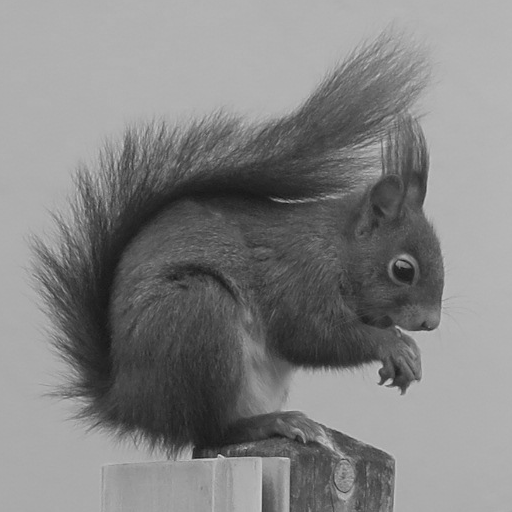
#> input picture _images/squirrel.png, 512 x 512 px, found by its file name
$ jupyter execute compression.ipynb
#> lines starting #> are read from the running program, lines starting #| are printed output that depends on the picture
# Compression

[cell 1]
from myst_nb import glue
import numpy as np
import matplotlib.pyplot as plt
import scipy.fftpack as fft

## Introduction

Do you know how bytes are needed to code one second of Full HD video?
Let me recall that this standard is characterized by images of size 1920 × 1080, each of the three channels (RGB) is coded with 1 byte, and there are 50 frames per second.

```{toggle}
One second contains 1920 × 1080 × 3 × 50 = 311 040 000 bytes, or around 311 Mb.
Thus, a DVD (4,7 Gb) can store only 15 s of a movie...
```

This example shows the need for image compression!
The goal of image compression is to hold the _information_ contained in the image with fewer bytes than the original image.
OK, but how to quantify information?
In 1948, [Claude Shannon](https://en.wikipedia.org/wiki/Claude_Shannon) proposed to consider that an image or a message is very informative if it is unlikely.
This definition is currently still used and needs to model the problem by using probabilities (but this is out of the scope of this course).

We distinguish two kinds of compression:

* With **lossless compression**, no information is lost during compression
  (_i.e._ the original image and the compressed image are perfectly identical.
  It is possible to reach a compression ratio up to 1/10
  (the size in bytes of the compressed image is 1/10 times the original one).

* In **lossy compression**, we accept to lose information during compression
  (while ensuring that the original image remains close to the original one).
  The compression ratio can reach 1/100!

## Lossless compression

Here are two examples of lossless image compression.

### Run-length encoding

RLE (run-length encoding) replaces a sequence of pixels of the same color with the number of pixels in that sequence.
Therefore, the image {numref}`F:compression:rle` needs 9 bytes to be stored without any compression.
The bytes are:

$$
  \begin{pmatrix} 0 & 0 & 0 & 255 & 255 & 255 & 255 & 128 & 128 \end{pmatrix}.
$$

```{glue:figure} G:compression:rle
:name: "F:compression:rle"

A 3 × 3 image.
```

By reading the image column after column, we see 3 pixels with intensity 0, 4 pixels with intensity 255, and 2 pixels with intensity 128.
Thus the image is encoded in RLE with only 6 bytes:

$$
  \begin{pmatrix} 3 & 0 & 4 & 255 & 2 & 128 \end{pmatrix}.
$$

In this example, the compression rate is 6/9 = 2/3.

In computers, the BMP format is based on RLE compression.

[cell 2]
fig = plt.figure(figsize=(2,2))
img = np.array([[0, 255, 255], [0, 255, 128], [0, 255, 128]])
plt.imshow(img, cmap="gray")
ax = plt.gca()
plt.xticks([])
plt.yticks([])
ax.set_xticks(np.arange(-.5,3), minor=True)
ax.set_yticks(np.arange(-.52,3), minor=True)
ax.grid(which='minor', color='#cccccc')
# tick_params(axis='both', labelsize=0, length=0)
plt.grid()
glue("G:compression:rle", fig, display=False)
#> (this line was passed over: myst_nb is not available in this run)
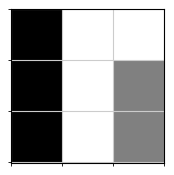
#> figure drawn by matplotlib, 1 panel

### Lempel-Ziv-Welch Algorithm

The LZW algorithm (Lempel-Ziv-Welch, 1984) is an improvement of the LZ78 algorithm (1978).
It is used in format like GIF or TIFF.

%The principle is to build a dictionary of existing groups of pixels and to assign a code to each group.

%The algorithm is the following one:

%Initialize the dictionary with all the possible intensities
%For each pixel:
%  Look to the longest sequence in the dictionary that starts at this pixel
%  Replace this sequence with the corresponding code
%  Add to the dictionary the sequence followed by the next pixel

## Lossy compression

### Principle

The most famous compression format for images is JPEG,
created in 1992 by the Joint Photographic Experts Group.
The idea of JPEG compression is to apply a specific transform on the image,
such that most coefficients of the transformed image are very small and can be cancelled,
thus gaining storage at the price of a very little visual degradation.
This principle is also used in lossy compression of audio (MP3) and video (MPEG).

Most of the energy of usual pictures are concentrated in low frequencies,
so the {ref}`discrete Fourier transform <C:fourier>` (DFT) could be a good idea to perform lossy compression.
It appears though that the so-called _discrete cosine transform_ (DCT) is a better choice for computational reasons.
Note that JPEG2000 (which is a newer but rarely used version of JPEG) used a wavelet transform.

### The discrete cosine transform

The DCT of an image $f$ of size $N \times N$ is an image $F$ of same size defined as:

$$
  F(u,v) = \frac{2}{N} C(u) C(v) \sum_{m=0}^{N-1} \sum_{n=0}^{N-1}
  f(m, n) \cos\left[\frac{(2m+1)u\pi}{2N} \right] \cos\left[\frac{(2n+1)v\pi}{2N} \right]
$$

where

$$
  C(u) =
  \begin{cases}
    \frac{1}{\sqrt{2}}  &\text{if}\; u = 0, \\
    1                   &\text{if}\; u > 0.
  \end{cases}
$$

The DCT is similar to {ref}`DFT <C:fourier:definition>` except that the complex exponentials are replaced by cosine.

The DCT decomposes an image into 2D cosines of different frequencies.
Considering an image of size 8 × 8, the 64 possible cosines of the DCT are represented {numref}`F:compression:dct-coefficients`.

```{glue:figure} G:compression:dct-coefficients
:name: "F:compression:dct-coefficients"

The 64 coefficients of a DCT of size 8 × 8.
```

[cell 3]
fig = plt.figure(figsize=(8,8))
for x in range(8):
    for y in range(8):

        # DCT (nulle partout sauf au pixel p)
        F = np.zeros((8,8))
        F[y,x] = 1

        # DCT inverse (ne pas oublier l'option norm='ortho' !)
        f = fft.idctn(F, norm='ortho')

        # Affichage de l'image de la base
        plt.subplot(8, 8, 8*y+x+1)
        plt.imshow(f, "gray", vmin=-.25, vmax=.25)
        plt.xticks([])
        plt.yticks([])

glue("G:compression:dct-coefficients", fig, display=False)
#> (this line was passed over: myst_nb is not available in this run)
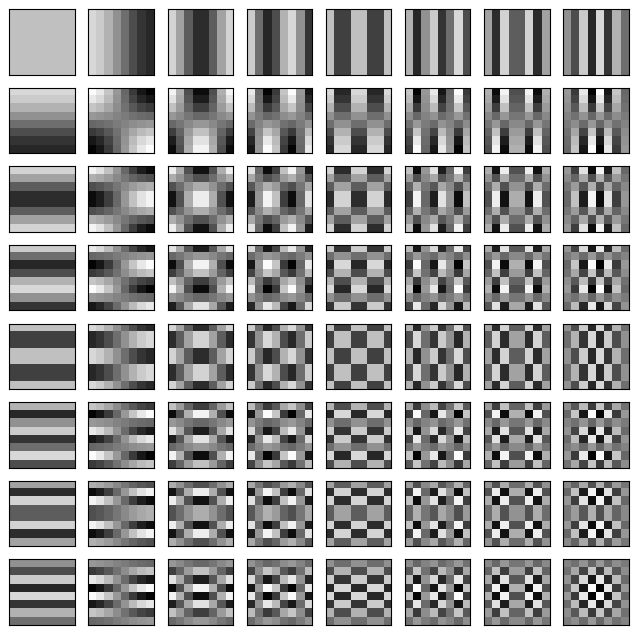
#> figure drawn by matplotlib, 64 panels

### Example of the DCT of an image

To illustrate the DCT applied to an image, consider the image given in {numref}`F:compression:squirrel-crop`,
which is a crop of size 8 × 8 centered on the squirrel snout.

```{glue:figure} G:compression:squirrel-crop
:name: "F:compression:squirrel-crop"

The 8 × 8 image to be transformed with DCT (right).
```

The 64 coefficients of the DCT of the crop are shown in {numref}`F:compression:squirrel-coefficients`.
As you can see, the coefficient at the top left, which correspond at the lower frequencies
(see {numref}`F:compression:dct-coefficients`) are the largest.

```{glue:figure} G:compression:squirrel-coefficients
:name: "F:compression:squirrel-coefficients"

The 64 coefficients of the DCT applied to {numref}`F:compression:squirrel-crop`.
Those which are cancelled are stroked out with a red cross.
```

Because the human eye is less sensitive to high frequencies than low frequencies,
the idea of JPEG compression is to cancel the coefficients at the bottom right in {numref}`F:compression:squirrel-coefficients`.

So, we cancel the coefficients stroked with a red cross, and reconstruct the image by using the inverse DCT
(the expression of the inverse DCT is not given here but is similar to what the inverse Fourier transform is for the Fourier transform).
The reconstructed image with only 28 coefficients (over 64) is shown in {numref}`F:compression:squirrel-comparison` (right).
As you can see, the result is very similar to the original image, while less than 50 % coefficients are conserved!
This small example shows the interest of going into the domain of a transformation and cancelling certain coefficients

```{glue:figure} G:compression:squirrel-comparison
:name: "F:compression:squirrel-comparison"

The original image (left) and the compressed one (right).
```

[cell 4]
import skimage.io as io
img = io.imread("figs/squirrel.png")
#> img is the input picture: shape (512, 512); min 23, max 213, mean 131

x1, y1 = 430, 325
x2, y2 = x1+8, y1+8
crop = img[y1:y2, x1:x2]

F = fft.dctn(crop, norm='ortho')

# Affichage
fig = plt.figure(figsize=(8,8))
for x in range(8):
    for y in range(8):

        plt.subplot(8, 8, 8*y+x+1)
        plt.text(.5, .5, f"{F[y,x]:.0f}", horizontalalignment='center', verticalalignment='center', size=14)
        plt.xticks([])
        plt.yticks([])

        if x+y>=7:
            F[y,x]=0
            plt.plot([.2, .8], [.2, .8], color="#ff0000A0")
            plt.plot([.2, .8], [.8, .2], color="#ff0000A0")

        plt.xlim([0, 1])
        plt.ylim([0, 1])

glue("G:compression:squirrel-coefficients", fig, display=False)
#> (this line was passed over: myst_nb is not available in this run)

rec = fft.idctn(F, norm='ortho')

# Entire image & crop
fig = plt.figure(figsize=(8,5))
plt.subplot(1,2,1)
plt.imshow(img, "gray")
plt.plot([x1, x1, x2, x2, x1], [y1, y2, y2, y1, y1], color="#00ff00")
crop = img[y1:y2, x1:x2]
plt.subplot(1,2,2)
plt.imshow(crop, "gray")
glue("G:compression:squirrel-crop", fig, display=False)
#> (this line was passed over: myst_nb is not available in this run)

# Comparison (before and after compression)
fig = plt.figure(figsize=(8,5))
plt.subplot(1,2,1)
plt.imshow(crop, cmap="gray")
plt.subplot(1,2,2)
plt.imshow(rec, cmap="gray")
glue("G:compression:squirrel-comparison", fig, display=False)
#> (this line was passed over: myst_nb is not available in this run)
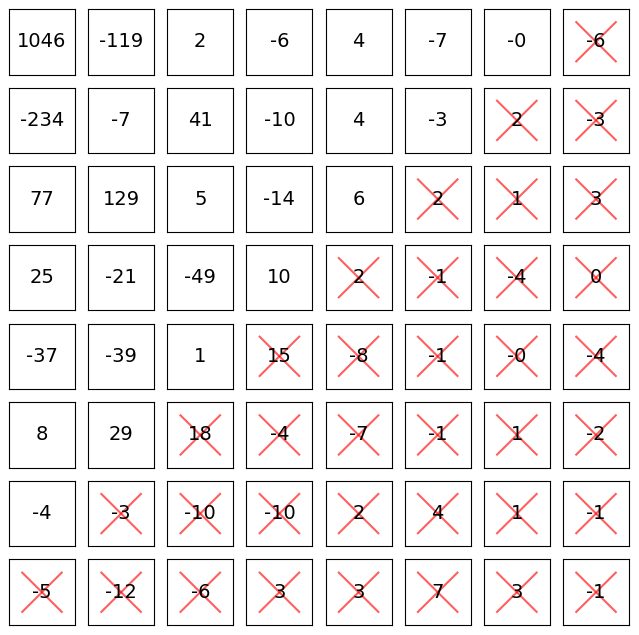
#> figure drawn by matplotlib, 36 panels
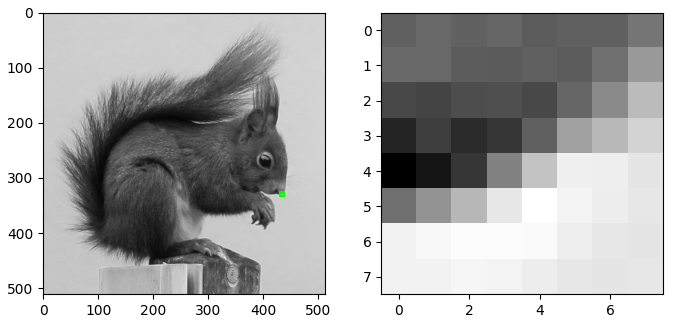
#> figure drawn by matplotlib, 2 panels
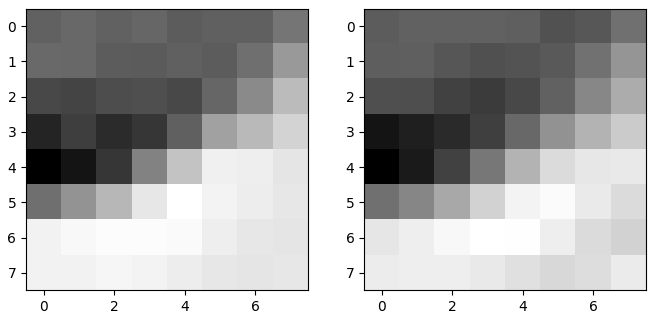
#> figure drawn by matplotlib, 2 panels
